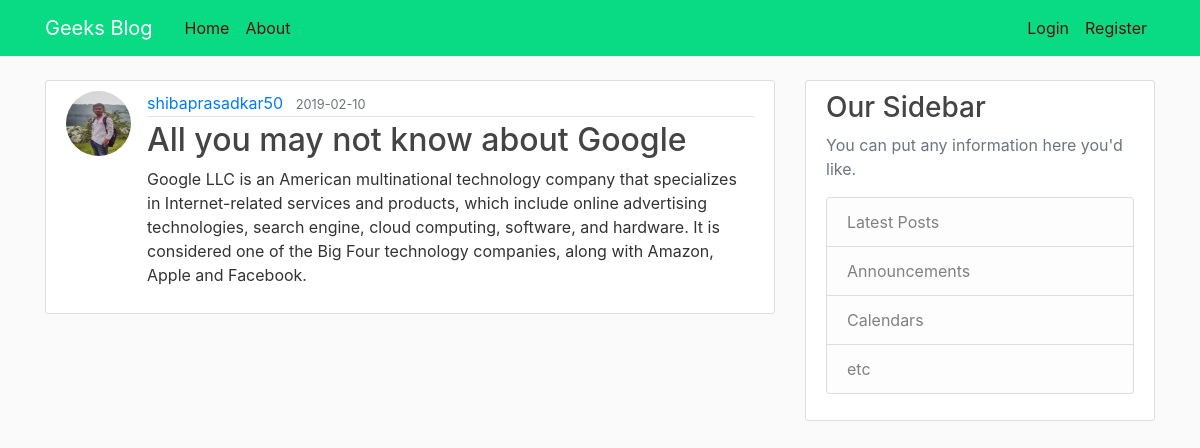
/post/1, run on the app's committed database.
### blogposts/models.py (models this page shows, shortened)
class User(db.Model, UserMixin):
    id = db.Column(db.Integer, primary_key=True)
    username = db.Column(db.String(20), unique=True, nullable=False)
    email = db.Column(db.String(120), unique=True, nullable=False)
    image_file = db.Column(db.String(20), nullable=False, default='default.png')
    password = db.Column(db.String(60), nullable=False)
    posts = db.relationship('Post', backref='author', lazy=True)

class Post(db.Model):
    id = db.Column(db.Integer, primary_key=True)
    title = db.Column(db.String(100), nullable=False)
    date_posted = db.Column(db.DateTime, nullable=False, default=datetime.utcnow)
    content = db.Column(db.Text, nullable=False)
    user_id = db.Column(db.Integer, db.ForeignKey('user.id'), nullable=False)

### blogposts/routes.py (the view)
@app.route("/post/<int:post_id>", methods=['GET', 'POST'])
def post(post_id):
    post = Post.query.get_or_404(post_id)
    return render_template('post.html', title=post.title, post=post)

### blogposts/templates/post.html (shortened to what this page needs)
{%extends "layout.html"%}
{%block content %}
<article class="media content-section">
    <img class="rounded-circle article-img"
        src="{{url_for('static',filename='profilePicture/'+post.author.image_file)}}">
    <div class="media-body">
        <div class="article-metadata">
            <a class="mr-2" href="#">{{ post.author.username }}</a>
            <small class="text-muted">{{ post.date_posted.strftime('%Y-%m-%d') }}</small>
        </div>
        <h2 class="article-title">{{ post.title }}</h2>
        <p class="article-content">{{ post.content }}</p>
    </div>
</article>
{% endblock content%}

### blogposts/static/main.css (style rules this page uses)
body { background: #fafafa; color: #333333; margin-top: 5rem; }
h1, h2, h3, h4, h5, h6 { color: #444444; }
.content-section { background: #ffffff; padding: 10px 20px; border: 1px solid #dddddd; border-radius: 3px; margin-bottom: 20px; }
.article-title { color: #444444; }
.article-content { white-space: pre-line; }
.article-img { height: 65px; width: 65px; margin-right: 16px; }
.article-metadata { padding-bottom: 1px; margin-bottom: 4px; border-bottom: 1px solid #e3e3e3 }

### data on the page
User: image_file (picture), author.username "shibaprasadkar50"
Post: date_posted "2019-02-10", title "All you may not know about Google", content "Google LLC is an American multinational technology company that specializes in Internet-related services and products, which include online advertising technologies, search engine, cloud computing, software, and hardware. It is considered one of the Big Four technology companies, along with Amazon, Apple and Facebook."
